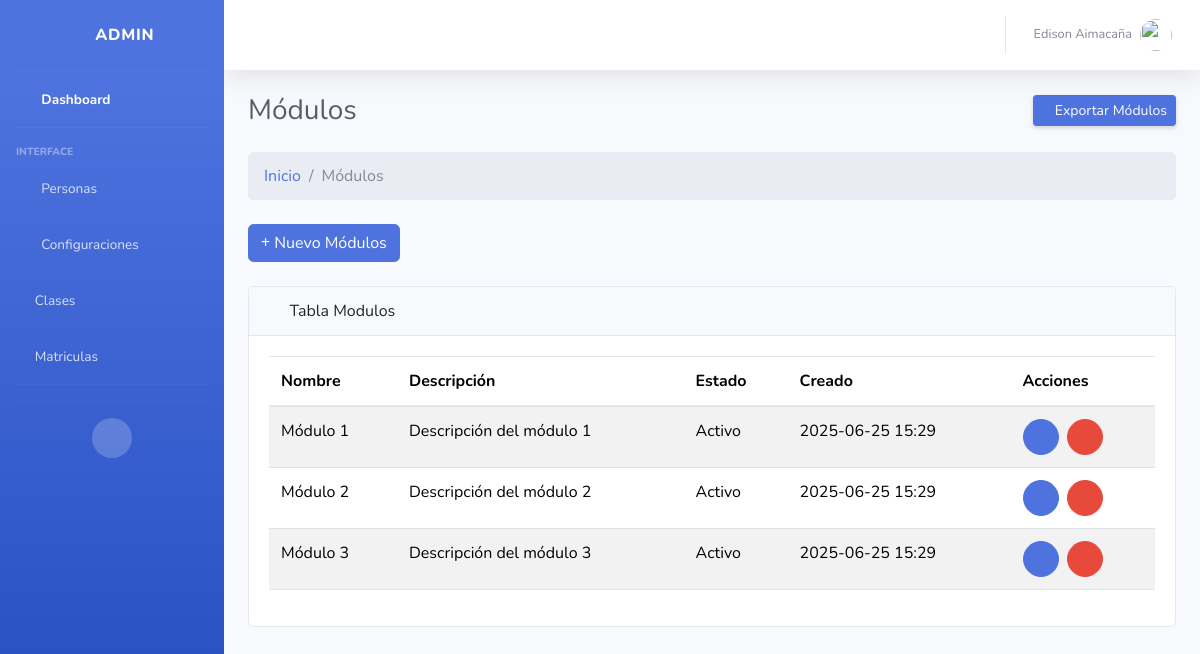
The app's page /modulo/ (signed in) with its own data.
### Aplicaciones/core/models.py (models this page shows, shortened)
class Modulos(models.Model):
    mod_id = models.AutoField(primary_key=True)
    mod_nombre = models.CharField(max_length=50,null=False,unique=True,verbose_name="Nombre del modulo:")
    mod_descripcion = models.CharField(max_length=100,null=False,verbose_name="Descripción del modulo:")
    mod_estado = models.BooleanField(default=True,verbose_name='Estado:')
    mod_fecha_creacion = models.DateTimeField(auto_now_add=True,verbose_name='Creado el:')
    mod_fecha_actualizacion = models.DateTimeField(auto_now=True,verbose_name='Actualizado el:')

### Aplicaciones/core/views/crud_modulos_views.py (the view, shortened to what this page needs)
# urls.py: path('', loguin_views.index, name='loguin_index'),
@admin_required
def index(request):
    modulos = Modulos.objects.all()
    form = ModulosForm()
    form_editar = None
    modulo_a_editar = None
    return render(request, 'modulo/Index.html', {
        'modulos': modulos,
        'form': form,
        'form_editar': form_editar,
        'modulo_a_editar': modulo_a_editar
    })

### Aplicaciones/core/context_processors.py (called while the page is built, shortened)
def foto_perfil_usuario(request):
    if request.user.is_authenticated:
        try:
            persona = Personas.objects.get(fk_id_usuario=request.user)
        except Personas.DoesNotExist:
            return {'foto_perfil': None}
        administrador = Administradores.objects.filter(fk_id_persona=persona).first()
        if administrador and administrador.adm_fotografia:
            return {'foto_perfil': administrador.adm_fotografia.url}
    return {'foto_perfil': None}

### Aplicaciones/core/templates/modulo/Index.html (shortened to what this page needs)
{% extends "plantillas/MasterAdmin.html" %}
{% load static %}
{% block content %}
<div class="container-fluid ">
    <div class="d-sm-flex align-items-center justify-content-between mb-4">
        <h1 class="h3 mb-0 text-gray-800">Módulos</h1>
        <a href="#" class="d-none d-sm-inline-block btn btn-sm btn-primary shadow-sm"> Exportar Módulos </a>
    </div>
    <ol class="breadcrumb mb-4">
        <li class="breadcrumb-item"><a href="{% url 'core_admin' %}">Inicio</a></li>
        <li class="breadcrumb-item active">Módulos</li>
    </ol>
    <div class="mb-4">
        <a href="#" class="btn btn-primary" type="button" data-bs-toggle="modal" data-bs-target="#modalCrear"><i
                class="fas fa-plus"></i> Nuevo
            Módulos</a>
    </div>
    <div class="card mb-4">
        <div class="card-header">
            <i class="fas fa-table me-1"></i>
            Tabla Modulos
        </div>
        <div class="card-body">
            <div class="table-responsive">
                <table class="table table-striped" id="tbl-admin" width="100%" cellspacing="0">
                    <thead>
                        <tr>
                            <th>Nombre</th>
                            <th>Descripción</th>
                            <th>Estado</th>
                            <th>Creado</th>
                            <th>Acciones</th>
                        </tr>
                    </thead>
                    <tbody>
                        {% for modulo in modulos %}
                        <tr>
                            <td>{{ modulo.mod_nombre }}</td>
                            <td>{{ modulo.mod_descripcion }}</td>
                            <td>{{ modulo.mod_estado|yesno:"Activo,Inactivo" }}</td>
                            <td>{{ modulo.mod_fecha_creacion|date:"Y-m-d H:i" }}</td>
                            <td>
                                <div class="d-flex gap-2">
                                    <a href="#"
                                        class="btn btn-sm btn-primary rounded-circle d-flex align-items-center justify-content-center"
                                        style="width: 36px; height: 36px;" data-bs-toggle="modal"
                                        data-bs-target="#modalEditar{{ modulo.mod_id }}">
                                        <i class="fas fa-edit"></i>
                                    </a>
                                    <a href="#" class="btn btn-sm btn-danger rounded-circle d-flex align-items-center justify-content-center"
                                    style="width: 36px; height: 36px;" data-bs-toggle="modal" data-bs-target="#modalEliminar{{ modulo.mod_id }}">
                                    <i class="fas fa-trash-alt"></i>
                                    </a>
                                </div>
                            </td>
                        </tr>
                        {% empty %}
                        <tr>
                            <td colspan="6">No hay módulos registrados.</td>
                        </tr>
                        {% endfor %}
                    </tbody>
                </table>
            </div>
        </div>
        {% endblock %}

### Aplicaciones/core/templates/plantillas/MasterAdmin.html (shortened to what this page needs)
{% load static %}
<!DOCTYPE html>
<html lang="es">
  <head>
    <link href="{% static 'vendor/fontawesome-free/css/all.min.css'%}" rel="stylesheet" type="text/css" />
    <link rel="stylesheet" href="{% static 'css/bootstrap.min.css' %}" />
    <link href="{% static 'vendor/bootstrap-select/css/bootstrap-select.min.css' %}" rel="stylesheet">
    <link href="{% static 'css/sb-admin-2.min.css' %}" rel="stylesheet" />
  </head>
  <body id="page-top">
    <div id="wrapper">
      <ul class="navbar-nav bg-gradient-primary sidebar sidebar-dark accordion" id="accordionSidebar">
        <a class="sidebar-brand d-flex align-items-center justify-content-center" href="{% url 'core_admin' %}">
          <div class="sidebar-brand-icon rotate-n-15">
            <i class="fas fa-laugh-wink"></i>
          </div>
          <div class="sidebar-brand-text mx-3">
            Admin
          </div>
        </a>
        <hr class="sidebar-divider my-0" />
        <li class="nav-item active">
          <a class="nav-link" href="{% url 'core_admin' %}">
            <i class="fas fa-fw fa-tachometer-alt"></i>
            <span>Dashboard</span>
          </a>
        </li>
        <hr class="sidebar-divider" />
        <div class="sidebar-heading">Interface</div>
        <li class="nav-item">
          <a class="nav-link collapsed" href="#" data-toggle="collapse" data-target="#collapseTwo" aria-expanded="true" aria-controls="collapseTwo">
            <i class="fas fa-fw fa-users"></i>
            <span>Personas</span>
          </a>
        </li>
        <li class="nav-item">
          <a class="nav-link collapsed" href="#" data-toggle="collapse" data-target="#collapseUtilities" aria-expanded="true" aria-controls="collapseUtilities">
            <i class="fas fa-fw fa-wrench"></i>
            <span>Configuraciones</span>
          </a>
        </li>
        <li class="nav-item">
          <a class="nav-link" href="{% url 'clase_index' %}">
            <i class="fa-solid fa-chalkboard-user"></i>
            <span>Clases</span>
          </a>
        </li>
         <li class="nav-item">
          <a class="nav-link" href="{% url 'matricula_index'%}">
            <i class="fa-solid fa-file"></i>
            <span>Matriculas</span>
          </a>
        </li>
        <hr class="sidebar-divider" />
        <hr class="sidebar-divider d-none d-md-block" />
        <div class="text-center d-none d-md-inline">
          <button class="rounded-circle border-0" id="sidebarToggle"></button>
        </div>
      </ul>
      <div id="content-wrapper" class="d-flex flex-column">
        <div id="content">
          <nav class="navbar navbar-expand navbar-light bg-white topbar mb-4 static-top shadow">
            <ul class="navbar-nav ml-auto">
              <li class="nav-item dropdown no-arrow">
                <a class="nav-link dropdown-toggle" href="#" id="userDropdown" role="button" data-toggle="dropdown" aria-haspopup="true" aria-expanded="false">
                  <span class="mr-2 d-none d-lg-inline text-gray-600 small">{{ user.first_name }} {{ user.last_name }}</span>
                  <img class="img-profile rounded-circle" src="{{ foto_perfil }}" onerror="this.onerror=null;this.src='{% static 'img/undraw_profile.svg' %}';" />
                </a>
              </li>
            </ul>
          </nav>
            {% block content %}
            {% endblock %}
          </div>
        </div>
      </div>
    </div>
  </body>
</html>

### Aplicaciones/core/templates/modulo/Index.html (style rules this page uses)
body { background-color: #f4f8ff; }

### records on screen
Modulos: mod_nombre "Módulo 1", mod_descripcion "Descripción del módulo 1", mod_estado "Activo", mod_fecha_creacion "2025-06-25 15:29"
Modulos: mod_nombre "Módulo 2", mod_descripcion "Descripción del módulo 2", mod_estado "Activo", mod_fecha_creacion "2025-06-25 15:29"
Modulos: mod_nombre "Módulo 3", mod_descripcion "Descripción del módulo 3", mod_estado "Activo", mod_fecha_creacion "2025-06-25 15:29"

### other values on screen
{{ user.first_name }} "Edison"
{{ user.last_name }} "Aimacaña"
